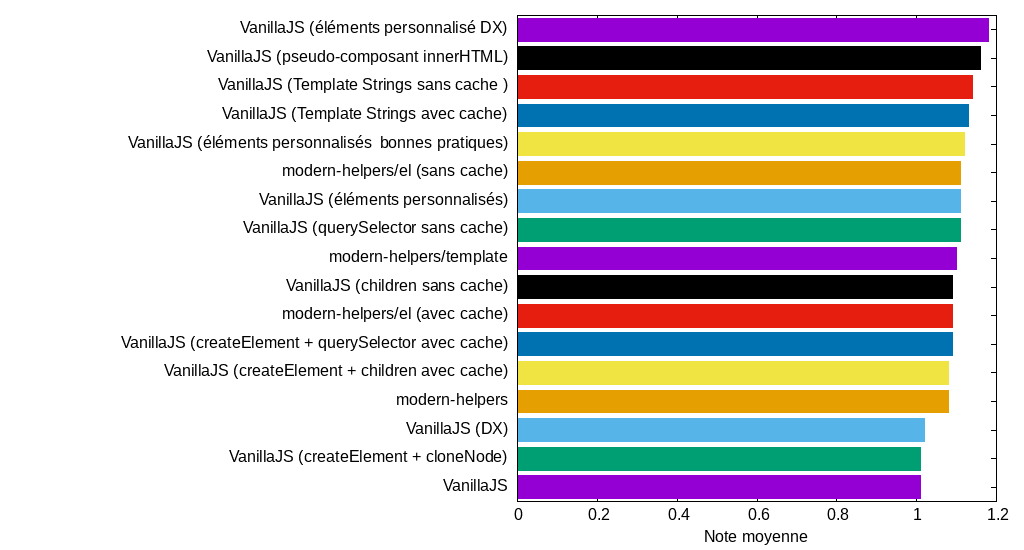

Write gnuplot code to recreate this figure.
working_directory = system("dirname ".ARG0)."/"
data_file = working_directory."data.csv"
output_file = working_directory."mean-vanilla-modern.png"
set output output_file

set term png size 1024,550 font 'Liberation Sans,12'

set style fill solid
#set boxwidth 0.7
set yrange [0:*]
set xrange [0:1.2]
set xlabel "Note moyenne"
unset key
set datafile separator ","

myBoxWidth = 0.8
set offsets 0,0,0.5-myBoxWidth/2.,0.5

plot '<(egrep "^(VanillaJS|modern)" '.data_file.')' using 0:0:(0):13:($0-myBoxWidth/2.):($0+myBoxWidth/2.):($0+1):ytic(1) with boxxyerror lc variable
